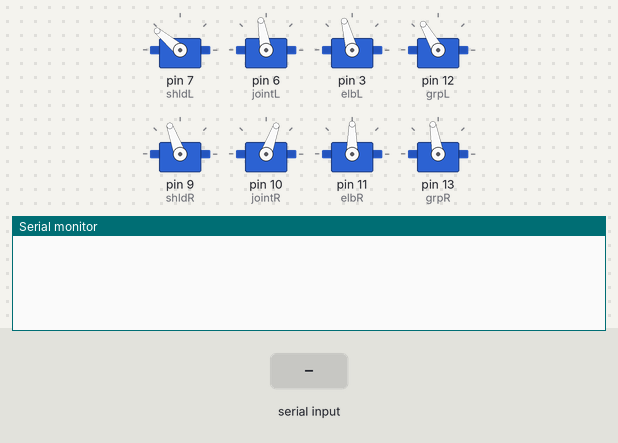
A sketch run on a simulated Arduino Uno, built with avr-gcc and run on an emulated ATmega328P. Shown: 8 × servo, the last lines printed to the serial monitor. Inputs (shaded band) come from the test bench.

Above: at 1.2 s.
1.3 s: "F" received over Serial
At 2.8 s:
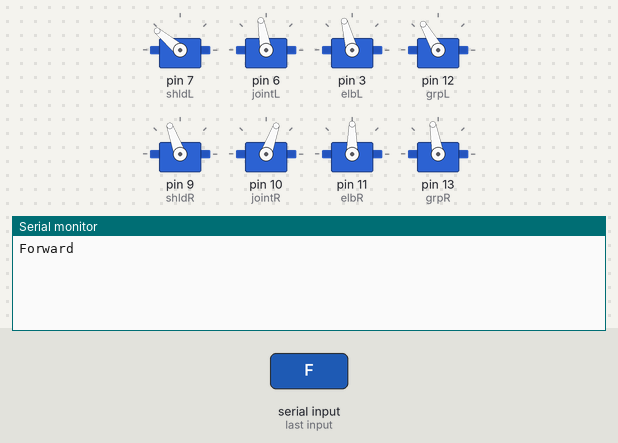
4.3 s: "B" received over Serial
At 6.5 s:
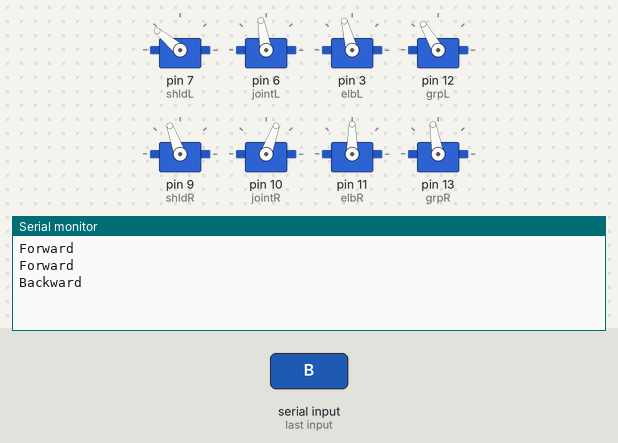

Measured:
- after the input at 1.3 s, the serial monitor: prints a new line at once (image 1)
- after the input at 4.3 s, the serial monitor: prints a new line after 1.3 s (image 2)

The sketch:

slave.ino
```cpp
#include <Servo.h>
Servo shldL;
Servo jointL;
Servo elbL;
Servo grpL;
Servo shldR;
Servo jointR;
Servo elbR;
Servo grpR;
char key;
int a=130;//140
int b=70;
int c=50;//105
int d=100;
int e=160;//100
int f=70;
int g=50;//100
int h=100;
int i;

void setup() {
  // put your setup code here, to run once:
    shldL.attach(7);
    jointL.attach(6);
    elbL.attach(3);
    grpL.attach(12);
    shldR.attach(9);
    jointR.attach(10);
    elbR.attach(11);
    grpR.attach(13);
    Serial.begin(9600);
    shldL.write(140);
    jointL.write(100);
    elbL.write(105);
    grpL.write(120);
    shldR.write(110);
    jointR.write(70);
    elbR.write(90);
    grpR.write(100);


}

void loop() {
  // put your main code here, to run repeatedly:
    if(Serial.available()>0){
      key=Serial.read();

    }
    if(key=='F'){
      Serial.println("Forward");
      movR(130,70,50,100);
      movL(160,70,100,100);

    }
     if(key=='B'){
      Serial.println("Backward");
      movR(90,70,50,100);
      movL(100,70,100,100);
    }

}
void movL(int j, int k, int l,int m){
  set(140,j,shldL);
  set(100,k,jointL);
  set(105,l,elbL);
  set(120,m,grpL);


}
void movR(int n,int o,int p,int q){
  // setup take initial angle,final angle,servo key
  set(110,n,shldR);
  set(70,o,jointR);
  set(90,p,elbR);
  set(100,q,grpR);
}
void set(int j,int val,Servo s){
   if(j<=val){
   for(i=j;i<=val;i++){
    s.write(i);
    delay(15);
   }}
   else if(j>=val){
   for(i=j;i>=val;i--){
    s.write(i);
    delay(15);
   }}
}
```
